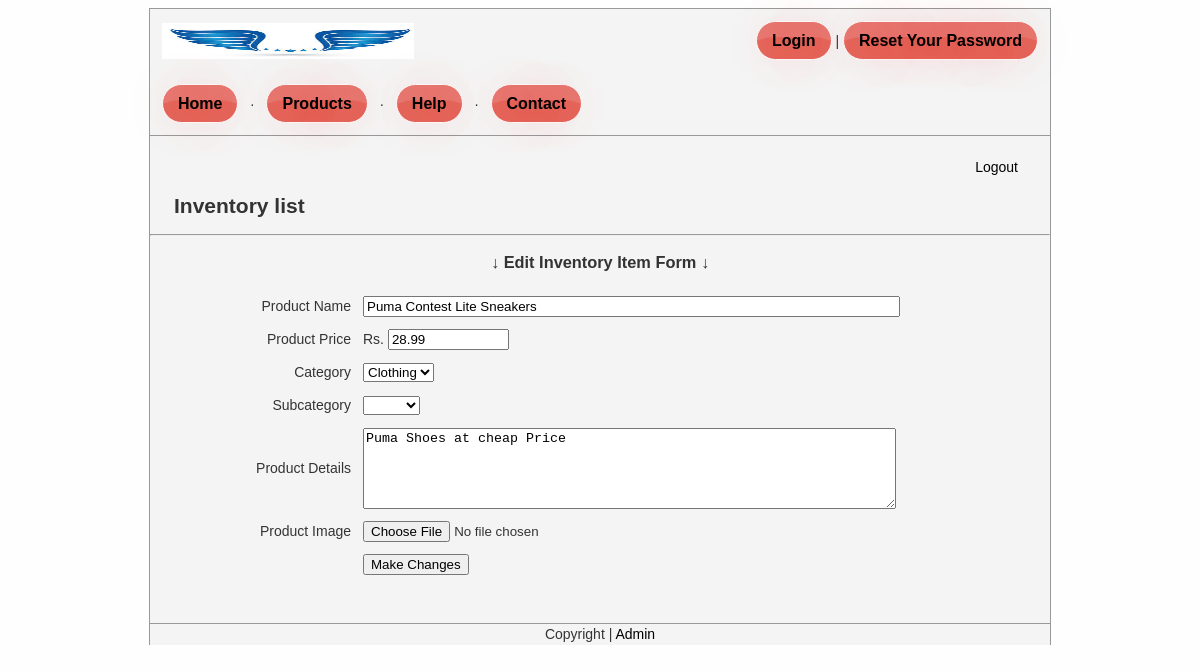
/storeadmin/inventory_edit.php?pid=19 (signed in), run on the app's committed database.
### tables this page shows
CREATE TABLE IF NOT EXISTS `products` (
`id` int(11) NOT NULL,
  `product_name` varchar(255) NOT NULL,
  `price` float NOT NULL,
  `details` text NOT NULL,
  `category` varchar(16) NOT NULL,
  `subcategory` varchar(16) NOT NULL,
  `date_added` date NOT NULL
);

### storeadmin/inventory_edit.php (the view, shortened to what this page needs)
<?php
if (isset($_GET['pid'])) {
	$targetID = $_GET['pid'];
    $sql = mysql_query("SELECT * FROM products WHERE id='$targetID' LIMIT 1");
    $productCount = mysql_num_rows($sql);
    if ($productCount > 0) {
	    while($row = mysql_fetch_array($sql)){
			 $product_name = $row["product_name"];
			 $price = $row["price"];
			 $subcategory = $row["subcategory"];
			 $details = $row["details"];
        }
    } else {
	    echo "Sorry dude that crap dont exist.";
		exit();
    }
}
?>
<!DOCTYPE html PUBLIC "-//W3C//DTD XHTML 1.0 Transitional//EN" "http://www.w3.org/TR/xhtml1/DTD/xhtml1-transitional.dtd">
<html xmlns="http://www.w3.org/1999/xhtml">
<head>
<link rel="stylesheet" href="../style/style.css" type="text/css" media="screen" />
</head>
<body>
<div align="center" id="mainWrapper">
  <?php include_once("../template_header.php");?>
  <div id="pageContent"><br />
    <div align="right" style="margin-right:32px;"><a href="http://localhost/InorbitMall/storeadmin/logout.php">Logout</a></div>
<div align="left" style="margin-left:24px;">
      <h2>Inventory list</h2>
    </div>
    <hr />
    <h3>
    &darr; Edit Inventory Item Form &darr;
    </h3>
    <form action="inventory_edit.php" enctype="multipart/form-data" name="myForm" id="myForm" method="post">
    <table width="90%" border="0" cellspacing="0" cellpadding="6">
      <tr>
        <td width="20%" align="right">Product Name</td>
        <td width="80%"><label>
          <input name="product_name" type="text" id="product_name" size="64" value="<?php echo $product_name; ?>" />
        </label></td>
      </tr>
      <tr>
        <td align="right">Product Price</td>
        <td><label>
          Rs.
          <input name="price" type="text" id="price" size="12" value="<?php echo $price; ?>" />
        </label></td>
      </tr>
      <tr>
        <td align="right">Category</td>
        <td><label>
          <select name="category" id="category">
          <option value="Clothing">Clothing</option>
          </select>
        </label></td>
      </tr>
      <tr>
        <td align="right">Subcategory</td>
        <td><select name="subcategory" id="subcategory">
          <option value="<?php echo $subcategory; ?>"><?php echo $subcategory; ?></option>
          <option value="Hats">Hats</option>
          </select></td>
      </tr>
      <tr>
        <td align="right">Product Details</td>
        <td><label>
          <textarea name="details" id="details" cols="64" rows="5"><?php echo $details; ?></textarea>
        </label></td>
      </tr>
      <tr>
        <td align="right">Product Image</td>
        <td><label>
          <input type="file" name="fileField" id="fileField" />
        </label></td>
      </tr>
      <tr>
        <td>&nbsp;</td>
        <td><label>
          <input type="submit" name="button" id="button" value="Make Changes" onclick="javascript:return validateMyForm();"/>
        </label></td>
      </tr>
    </table>
    </form>
    <br />
  <br />
  </div>
  <?php include_once("../template_footer.php");?>
</div>
</body>
</html>

### style/style.css (style rules this page uses)
body,td,th { font-family: Arial, Helvetica, sans-serif; font-size: 14px; color: #333; line-height:1.5em; }
body { background-color: #fefefe; }
a:link { color: #000000; text-decoration: none; }
#pageContent { border:#999 1px solid; border-bottom:none; background-color:#F4F4F4; width:900px; }

### data on the page
products: product_name "Puma Contest Lite Sneakers", price "28.99", details "Puma Shoes at cheap Price"
